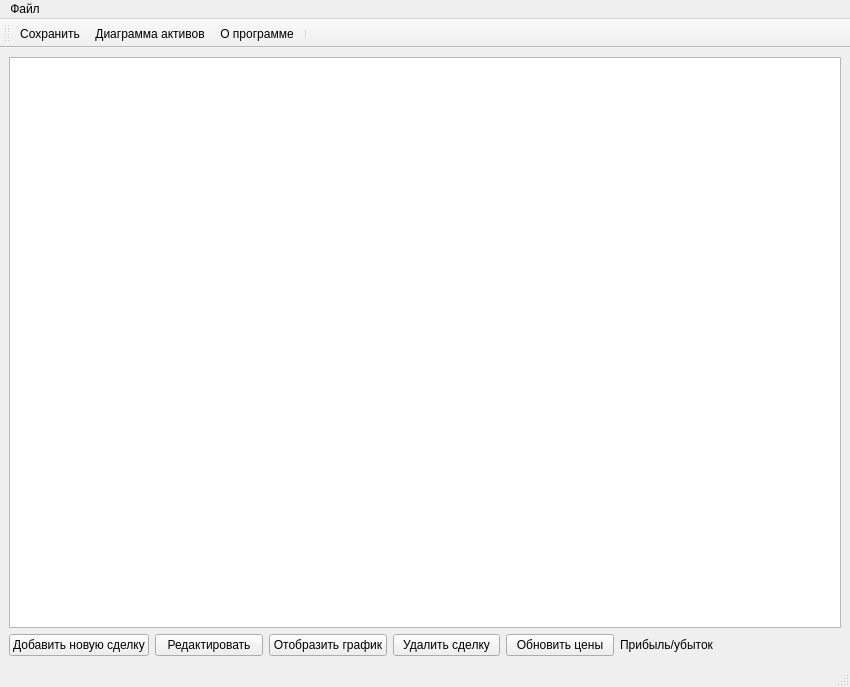
<?xml version="1.0" encoding="UTF-8"?>
<ui version="4.0">
 <class>MainWindow</class>
 <widget class="QMainWindow" name="MainWindow">
  <property name="geometry">
   <rect>
    <x>0</x>
    <y>0</y>
    <width>850</width>
    <height>687</height>
   </rect>
  </property>
  <property name="minimumSize">
   <size>
    <width>850</width>
    <height>520</height>
   </size>
  </property>
  <property name="windowTitle">
   <string>MainWindow</string>
  </property>
  <widget class="QWidget" name="centralwidget">
   <property name="sizePolicy">
    <sizepolicy hsizetype="Preferred" vsizetype="Preferred">
     <horstretch>0</horstretch>
     <verstretch>0</verstretch>
    </sizepolicy>
   </property>
   <layout class="QVBoxLayout" name="verticalLayout_2">
    <item>
     <layout class="QVBoxLayout" name="verticalLayout">
      <item>
       <widget class="QTableWidget" name="tableWidget">
        <property name="contextMenuPolicy">
         <enum>Qt::ActionsContextMenu</enum>
        </property>
        <property name="selectionBehavior">
         <enum>QAbstractItemView::SelectItems</enum>
        </property>
       </widget>
      </item>
      <item>
       <layout class="QHBoxLayout" name="horizontalLayout">
        <item>
         <widget class="QPushButton" name="AddNewDealButton">
          <property name="text">
           <string>Добавить новую сделку</string>
          </property>
         </widget>
        </item>
        <item>
         <widget class="QPushButton" name="EditDealsButton">
          <property name="text">
           <string>Редактировать</string>
          </property>
         </widget>
        </item>
        <item>
         <widget class="QPushButton" name="showChart">
          <property name="text">
           <string>Отобразить график</string>
          </property>
         </widget>
        </item>
        <item>
         <widget class="QPushButton" name="DeleteDeal">
          <property name="text">
           <string>Удалить сделку</string>
          </property>
         </widget>
        </item>
        <item>
         <widget class="QPushButton" name="updatePrice">
          <property name="text">
           <string>Обновить цены</string>
          </property>
         </widget>
        </item>
        <item>
         <widget class="QLabel" name="label">
          <property name="text">
           <string>Прибыль/убыток </string>
          </property>
         </widget>
        </item>
        <item>
         <widget class="QLabel" name="allPnL"/>
        </item>
       </layout>
      </item>
     </layout>
    </item>
   </layout>
  </widget>
  <widget class="QStatusBar" name="statusbar"/>
  <widget class="QMenuBar" name="menubar">
   <property name="geometry">
    <rect>
     <x>0</x>
     <y>0</y>
     <width>850</width>
     <height>21</height>
    </rect>
   </property>
   <widget class="QMenu" name="menu">
    <property name="title">
     <string>Файл</string>
    </property>
    <addaction name="action"/>
    <addaction name="assetsChart"/>
    <addaction name="AboutProgram"/>
   </widget>
   <addaction name="menu"/>
  </widget>
  <widget class="QToolBar" name="toolBar">
   <property name="windowTitle">
    <string>toolBar</string>
   </property>
   <attribute name="toolBarArea">
    <enum>TopToolBarArea</enum>
   </attribute>
   <attribute name="toolBarBreak">
    <bool>false</bool>
   </attribute>
   <addaction name="action"/>
   <addaction name="assetsChart"/>
   <addaction name="AboutProgram"/>
   <addaction name="separator"/>
  </widget>
  <action name="action">
   <property name="text">
    <string>Сохранить</string>
   </property>
  </action>
  <action name="assetsChart">
   <property name="text">
    <string>Диаграмма активов</string>
   </property>
  </action>
  <action name="AboutProgram">
   <property name="text">
    <string>О программе</string>
   </property>
  </action>
 </widget>
 <resources/>
 <connections/>
</ui>
